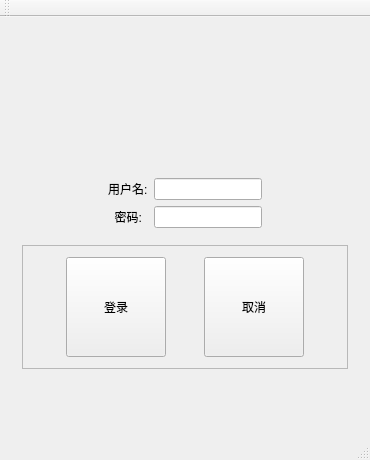
<?xml version="1.0" encoding="UTF-8"?>
<ui version="4.0">
 <class>MainWindow</class>
 <widget class="QMainWindow" name="MainWindow">
  <property name="geometry">
   <rect>
    <x>0</x>
    <y>0</y>
    <width>370</width>
    <height>460</height>
   </rect>
  </property>
  <property name="windowTitle">
   <string>MainWindow</string>
  </property>
  <widget class="QWidget" name="centralWidget">
   <layout class="QVBoxLayout" name="verticalLayout">
    <item>
     <widget class="QWidget" name="widget" native="true">
      <layout class="QHBoxLayout" name="horizontalLayout">
       <item>
        <spacer name="horizontalSpacer">
         <property name="orientation">
          <enum>Qt::Horizontal</enum>
         </property>
         <property name="sizeHint" stdset="0">
          <size>
           <width>103</width>
           <height>20</height>
          </size>
         </property>
        </spacer>
       </item>
       <item>
        <widget class="QLabel" name="label">
         <property name="minimumSize">
          <size>
           <width>100</width>
           <height>100</height>
          </size>
         </property>
         <property name="maximumSize">
          <size>
           <width>100</width>
           <height>100</height>
          </size>
         </property>
         <property name="text">
          <string/>
         </property>
         <property name="pixmap">
          <pixmap>C:/Users/小王子/Pictures/timg (9).jpg</pixmap>
         </property>
         <property name="scaledContents">
          <bool>true</bool>
         </property>
        </widget>
       </item>
       <item>
        <spacer name="horizontalSpacer_2">
         <property name="orientation">
          <enum>Qt::Horizontal</enum>
         </property>
         <property name="sizeHint" stdset="0">
          <size>
           <width>103</width>
           <height>20</height>
          </size>
         </property>
        </spacer>
       </item>
      </layout>
     </widget>
    </item>
    <item>
     <widget class="QWidget" name="widget_3" native="true">
      <layout class="QVBoxLayout" name="verticalLayout_2">
       <item>
        <widget class="QWidget" name="widget_2" native="true">
         <layout class="QGridLayout" name="gridLayout">
          <item row="0" column="2">
           <widget class="QLineEdit" name="lineEdit"/>
          </item>
          <item row="1" column="1">
           <widget class="QLabel" name="label_3">
            <property name="text">
             <string>  密码:</string>
            </property>
           </widget>
          </item>
          <item row="1" column="2">
           <widget class="QLineEdit" name="lineEdit_2"/>
          </item>
          <item row="1" column="3">
           <spacer name="horizontalSpacer_4">
            <property name="orientation">
             <enum>Qt::Horizontal</enum>
            </property>
            <property name="sizeHint" stdset="0">
             <size>
              <width>40</width>
              <height>20</height>
             </size>
            </property>
           </spacer>
          </item>
          <item row="0" column="3">
           <spacer name="horizontalSpacer_3">
            <property name="orientation">
             <enum>Qt::Horizontal</enum>
            </property>
            <property name="sizeHint" stdset="0">
             <size>
              <width>40</width>
              <height>20</height>
             </size>
            </property>
           </spacer>
          </item>
          <item row="0" column="1">
           <widget class="QLabel" name="label_2">
            <property name="text">
             <string>用户名:</string>
            </property>
           </widget>
          </item>
          <item row="0" column="0">
           <spacer name="horizontalSpacer_5">
            <property name="orientation">
             <enum>Qt::Horizontal</enum>
            </property>
            <property name="sizeHint" stdset="0">
             <size>
              <width>40</width>
              <height>20</height>
             </size>
            </property>
           </spacer>
          </item>
          <item row="1" column="0">
           <spacer name="horizontalSpacer_6">
            <property name="orientation">
             <enum>Qt::Horizontal</enum>
            </property>
            <property name="sizeHint" stdset="0">
             <size>
              <width>40</width>
              <height>20</height>
             </size>
            </property>
           </spacer>
          </item>
         </layout>
        </widget>
       </item>
       <item>
        <widget class="QFrame" name="frame">
         <property name="frameShape">
          <enum>QFrame::StyledPanel</enum>
         </property>
         <property name="frameShadow">
          <enum>QFrame::Raised</enum>
         </property>
         <layout class="QHBoxLayout" name="horizontalLayout_2">
          <item>
           <spacer name="horizontalSpacer_7">
            <property name="orientation">
             <enum>Qt::Horizontal</enum>
            </property>
            <property name="sizeHint" stdset="0">
             <size>
              <width>22</width>
              <height>20</height>
             </size>
            </property>
           </spacer>
          </item>
          <item>
           <widget class="QPushButton" name="pushButton">
            <property name="minimumSize">
             <size>
              <width>100</width>
              <height>100</height>
             </size>
            </property>
            <property name="text">
             <string>登录</string>
            </property>
           </widget>
          </item>
          <item>
           <spacer name="horizontalSpacer_8">
            <property name="orientation">
             <enum>Qt::Horizontal</enum>
            </property>
            <property name="sizeHint" stdset="0">
             <size>
              <width>21</width>
              <height>20</height>
             </size>
            </property>
           </spacer>
          </item>
          <item>
           <widget class="QPushButton" name="pushButton_2">
            <property name="minimumSize">
             <size>
              <width>100</width>
              <height>100</height>
             </size>
            </property>
            <property name="text">
             <string>取消</string>
            </property>
           </widget>
          </item>
          <item>
           <spacer name="horizontalSpacer_9">
            <property name="orientation">
             <enum>Qt::Horizontal</enum>
            </property>
            <property name="sizeHint" stdset="0">
             <size>
              <width>22</width>
              <height>20</height>
             </size>
            </property>
           </spacer>
          </item>
         </layout>
        </widget>
       </item>
      </layout>
     </widget>
    </item>
    <item>
     <widget class="SmallWidget" name="widget_4" native="true"/>
    </item>
   </layout>
  </widget>
  <widget class="QMenuBar" name="menuBar">
   <property name="geometry">
    <rect>
     <x>0</x>
     <y>0</y>
     <width>370</width>
     <height>26</height>
    </rect>
   </property>
  </widget>
  <widget class="QToolBar" name="mainToolBar">
   <attribute name="toolBarArea">
    <enum>TopToolBarArea</enum>
   </attribute>
   <attribute name="toolBarBreak">
    <bool>false</bool>
   </attribute>
  </widget>
  <widget class="QStatusBar" name="statusBar"/>
 </widget>
 <layoutdefault spacing="6" margin="11"/>
 <customwidgets>
  <customwidget>
   <class>SmallWidget</class>
   <extends>QWidget</extends>
   <header location="global">smallwidget.h</header>
   <container>1</container>
  </customwidget>
 </customwidgets>
 <resources/>
 <connections/>
</ui>
